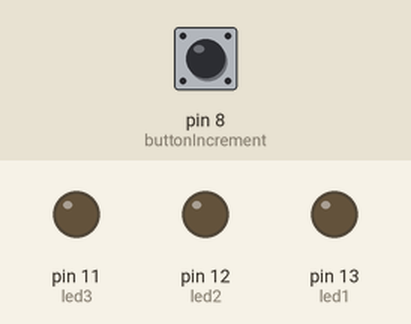
Bench run of a sketch on a simulated Arduino Uno, built with avr-gcc and run on an emulated ATmega328P. Shown: output pins drawn as LEDs (lit = HIGH). Inputs (shaded band) come from the test bench; at power-on: pin 8 (buttonIncrement) LOW. What the sketch prints to the serial monitor is not drawn.

Above: at 1.2 s.
1.3 s: pin 8 (buttonIncrement) pulled HIGH for 0.15 s
At 2.6 s:
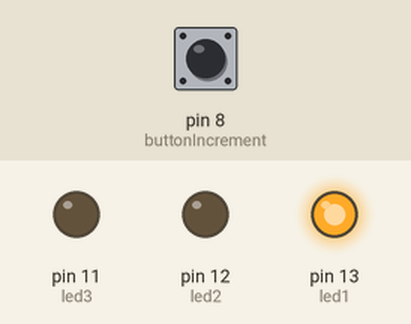
2.9 s: pin 8 (buttonIncrement) pulled HIGH for 3.2 s
At 3.2 s:
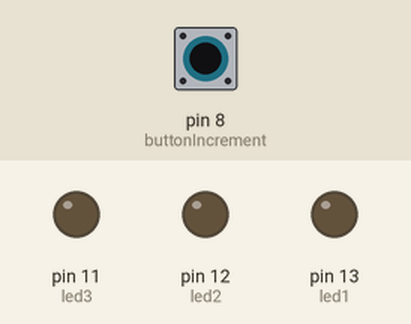
Timing chart, 0 to 7.6 s (numbered marks = the images above; inputs shaded):
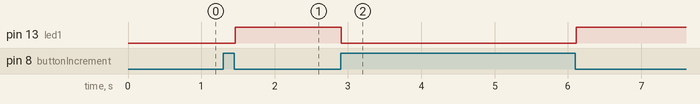

Measured:
- after the input at 1.3 s, pin 13 (led1): LOW → HIGH after 0.16 s
- after the input at 2.9 s, pin 13 (led1): HIGH → LOW at once, → HIGH 3.2 s later

The sketch:

CS362_atank2_Lab2.ino
```cpp
// Ankita Tank - 650388695

// Lab 2 - 2 Buttons functioning With 3 LEDs

// Description:
// Use two switches and three LEDs for this circuit. One switch will increment a 3-bit count, and the other switch should decrement the 3-bit count.
// The 3-bit count will be displayed on the three LEDs in binary (a 1 is LED on).
// Your lights should increment (or decrement) by one each time the switch is pressed.
// If we continually depress the switch, the lights should not run up (or down) to 7 (or 0) (i.e. it should only change the value once per button press).
// Also document what happens when you reach 7 and/or 0.

// Include any assumptions you may have made, what do you expect from the hardware, pinouts, particular arduino versions, etc.
// NO Assumptions

// References - https://www.arduino.cc/en/Tutorial/Button


//LED PINS
int led1 = 13;
int led2 = 12;
int led3 = 11;

//BUTTONPINS
int buttonIncrement = 8;
int buttonDecrement = 8;

//COUNTER TO KEEP A TRACK OF BITS
int counter = 0;

//CHECK THE STATE OF THE BUTTON
//INITIALIZED LOW AT THE BEGINNING
int buttonIncrementPressed = LOW;
int buttonDecrementPressed = LOW;

void setup()
{
  //INITIALIZE LED TO OUTPUT
  pinMode(led1, OUTPUT);
  pinMode(led2, OUTPUT);
  pinMode(led3, OUTPUT);
Serial.begin(9600);
  //INITIALIZE THE BUTTON FOR INPUT
  pinMode(buttonIncrement, INPUT);
  pinMode(buttonDecrement, INPUT);
}

void loop()
{

  int ButtonIncr;
  int ButtonDcr;
  int ledState1;
  int ledState2;
  int ledState3;

  //STORING THE STATE OF LEDS
  ledState1 = digitalRead(led1);
  ledState2 = digitalRead(led2);
  ledState3 = digitalRead(led3);

  //STORING THE STATE OF THE BUTTONS
  ButtonIncr = digitalRead(buttonIncrement);
   Serial.print(ButtonIncr);
  ButtonDcr = digitalRead(buttonDecrement);

  //IF EITHER OF THE BUTTONS ARE PRESSED,
  //RECORD THE COUNTER VALUE AND PERFORM ACCORDINGLY

  if (ButtonDcr != buttonDecrementPressed || ButtonIncr != buttonIncrementPressed)
  {
    if (ButtonIncr == HIGH)
    {
      Serial.print("7 pressed");
      counter++;
    }
    if (ButtonDcr == HIGH)
    {
            Serial.print("8 pressed");

      counter--;
    }

    if (counter == 0)
    {
      //COUNTER VALUE      => 0
      //COUNTER IN BITS    => 0    0    0
      //BIT REPRESENTATION => LOW LOW LOW
      digitalWrite(led1, LOW);
      digitalWrite(led2, LOW);
      digitalWrite(led3, LOW);
    }

    else if (counter == 1)
    {
      //COUNTER VALUE     => 1
      //COUNTER IN BITS    => 0    0    1
      //BIT REPRESENTATION => LOW LOW HIGH
      digitalWrite(led1, HIGH);
      digitalWrite(led2, LOW);
      digitalWrite(led3, LOW);
    }

    else if (counter == 2)
    {
      //COUNTER VALUE      => 2
      //COUNTER IN BITS    => 0    1    0
      //BIT REPRESENTATION => LOW HIGH LOW
      digitalWrite(led1, LOW);
      digitalWrite(led2, HIGH);
      digitalWrite(led3, LOW);
    }

    else if (counter == 3)
    {
      //COUNTER VALUE      => 3
      //COUNTER IN BITS    => 0    1    1
      //BIT REPRESENTATION => LOW HIGH HIGH
      digitalWrite(led1, HIGH);
      digitalWrite(led2, HIGH);
      digitalWrite(led3, LOW);
    }

    else if (counter == 4)
    {
      //COUNTER VALUE      => 4
      //COUNTER IN BITS    => 1    0    0
      //BIT REPRESENTATION => HIGH LOW LOW
      digitalWrite(led1, LOW);
      digitalWrite(led2, LOW);
      digitalWrite(led3, HIGH);
    }

    else if (counter == 5)
    {
      //COUNTER VALUE      => 5
      //COUNTER IN BITS    => 1    0    1
      //BIT REPRESENTATION => HIGH LOW HIGH
      digitalWrite(led1, HIGH);
      digitalWrite(led2, LOW);
      digitalWrite(led3, HIGH);
    }

    else if (counter == 6)
    {
      //COUNTER VALUE      => 6
      //COUNTER IN BITS    => 1    1    0
      //BIT REPRESENTATION => HIGH HIGH LOW
      digitalWrite(led1, LOW);
      digitalWrite(led2, HIGH);
      digitalWrite(led3, HIGH);
    }

    else if (counter == 7)
    {
      //COUNTER VALUE      => 7
      //COUNTER IN BITS    => 1    1    1
      //BIT REPRESENTATION => HIGH HIGH HIGH
      digitalWrite(led1, HIGH);
      digitalWrite(led2, HIGH);
      digitalWrite(led3, HIGH);
    }

    //UNVALID --> SET IT TO '0'
    else if (counter < 0 || counter > 7)
    {
      counter = 0;
    }
  }
  buttonIncrementPressed = ButtonIncr;
  buttonDecrementPressed = ButtonDcr;
}
```
